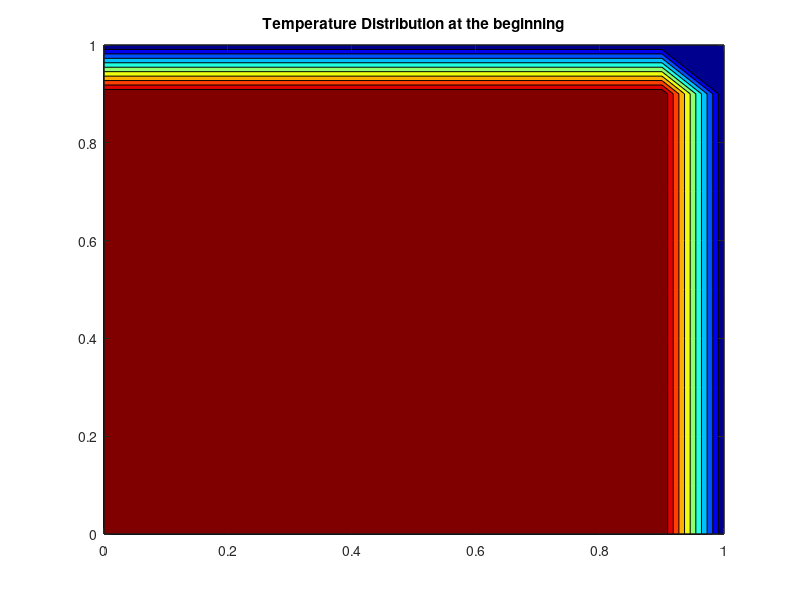
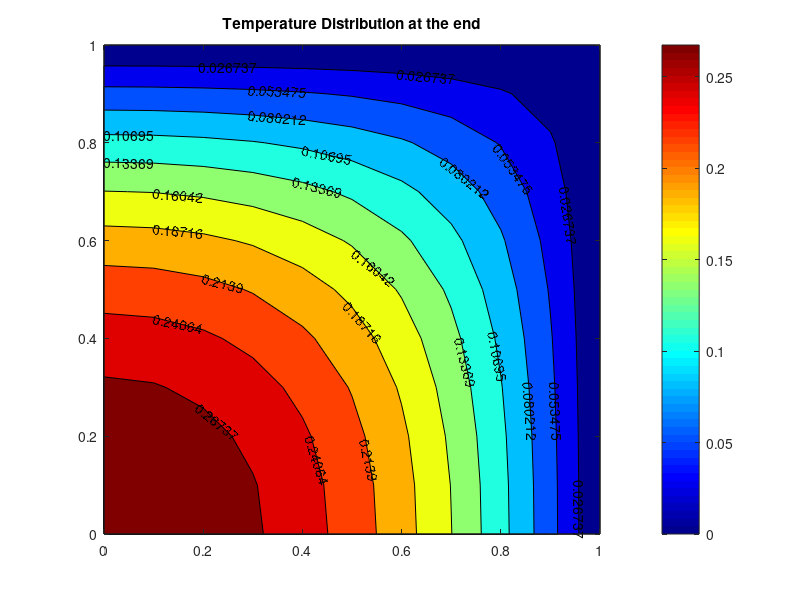

Write the MATLAB code that produced these figures, in order.
clear all
clc
nodes_x=11; %Number of nodes in the x direction
nodes_y=11; %Number of nodes in the y direction
x=linspace(0,1,nodes_x); %Grid
y=linspace(0,1,nodes_y);
L=1; %Length
no_of_iter=0; %Number of iterations
d_x=L/(nodes_x-1); %Distance between two grid points in x and y
d_y=L/(nodes_y-1);
beta=d_x/d_y; 
%Initializing the 'T' matrix that is the temperature distribution
T=ones(nodes_y,nodes_x); 
for i=1:nodes_x
    for j=1:nodes_y
        
        if(i==nodes_x)   %boundary condition for right boundary
            T(i,j)=0;
        end
        
        if(j==nodes_y)   %boundary condition for top boundary
            T(i,j)=0;
        end
    end
end
%'T' values initialized and plotting the countours
figure(1)
contourf(x,y,T);colormap(jet);
title(sprintf('Temperature Distribution at the beginning'));
%Fixing the temperature values in Told
Told=T;
%Enter the method Point Gauss-Siedal or Point successize over-relaxation
method=3;
%1-Jacobi
%2 - PGS
%3-PSOR
%Setting error to be a high value
error=9e9;
%Setting the tolerance value (This affects the accuracy and time for
%convergence)
tol=1e-06;
if(method==1)
    while(error>tol) %Outer loop checking for convergence
                for i=2:nodes_x-1
                    for j=2:nodes_y-1 % A function that goes along the x direction , row by row and applies the central differenced scheme to obtain the values of T(i,j)
                        T(i,j)=(1/(2+2*beta*beta))*(Told(i+1,j) + Told(i-1,j) + beta*beta*(Told(i,j+1) + Told(i,j-1))+(d_x*d_x));
                    end
                end
                
                for j=2:nodes_y-1 %Left Boundary
                    T(1,j)=(1/(2+2*beta*beta))*(Told(2,j) + Told(2,j) + beta*beta*(Told(1,j+1) + Told(1,j-1))+(d_x*d_x));
                end
                for i=2:nodes_x-1 %Bottom Boundary
                     T(i,1)=1/(2+2*beta*beta)*(Told(i+1,1) + Told(i-1,1) + beta*beta*(Told(i,2) + Told(i,2))+(d_x*d_x));
                end
                T(1,1)=1/(2+2*beta*beta)*(T(2,1) + T(2,1) + beta*beta*(T(1,2) + T(1,2))+(d_x*d_x)); %Corner Point
                error1=max(abs(Told-T)); %A matrix(1x6) of errors stored in error1
                error=max(error1);%Obtains the final value of the error.
                Told=T; %Fixing the Told values to the latest iteration
                no_of_iter=no_of_iter+1%Incrementing the number of iterations
                    


    end
end

if(method==2)
    while(error>tol) %Outer loop checking for convergence
                for i=2:nodes_x-1
                    for j=2:nodes_y-1 % A function that goes along the x direction , row by row and applies the central differenced scheme to obtain the values of T(i,j)
                        T(i,j)=(1/(2+2*beta*beta))*(Told(i+1,j) + T(i-1,j) + beta*beta*(Told(i,j+1) + T(i,j-1))+(d_x*d_x));
                    end
                end
                
                for j=2:nodes_y-1 %Left Boundary
                    T(1,j)=(1/(2+2*beta*beta))*(T(2,j) + T(2,j) + beta*beta*(Told(1,j+1) + T(1,j-1))+(d_x*d_x));
                end
                for i=2:nodes_x-1 %Bottom Boundary
                     T(i,1)=1/(2+2*beta*beta)*(Told(i+1,1) + T(i-1,1) + beta*beta*(T(i,2) + T(i,2))+(d_x*d_x));
                end
                T(1,1)=1/(2+2*beta*beta)*(T(2,1) + T(2,1) + beta*beta*(T(1,2) + T(1,2))+(d_x*d_x)); %Corner Point
                error1=max(abs(Told-T)); %A matrix(1x6) of errors stored in error1
                error=max(error1);%Obtains the final value of the error.
                Told=T; %Fixing the Told values to the latest iteration
                no_of_iter=no_of_iter+1%Incrementing the number of iterations
                    


    end
 end

 if(method==3)
    w=1.8; %Setting the value of 'w' 
    while(error>tol)%Outer loop checking for convergence
                for i=2:nodes_x-1 % A function that goes along the x direction , row by row and applies the central differenced scheme to obtain the values of T(i,j)
                    for j=2:nodes_y-1
                        T(i,j)= ((1-w)*Told(i,j))+(w/(2+2*beta*beta)*(Told(i+1,j) + T(i-1,j) + beta*beta*(Told(i,j+1) + T(i,j-1))+(d_x*d_x)));
                    end
                end
               
                for j=2:nodes_y-1 %Left Boundary
                     T(1,j)= ((1-w)*Told(1,j))+(w/(2+2*beta*beta)*(T(2,j) + T(2,j) + beta*beta*(Told(1,j+1) + T(1,j-1))+(d_x*d_x)));
                end

                for i=2:nodes_x-1 %Bottom Boundary
                    T(i,1)= ((1-w)*Told(i,1))+(w/(2+2*beta*beta)*(Told(i+1,1) + T(i-1,1) + beta*beta*(T(i,2) + T(i,2))+(d_x*d_x)));
                end
                 T(1,1)= ((1-w)*Told(1,1))+(w/(2+2*beta*beta)*(T(2,1) + T(2,1) + beta*beta*(T(1,2) + T(1,2))+(d_x*d_x))); %Corner Point
                  error1=max(abs(Told-T)); %A matrix(1x6) of errors stored in error1
                error=max(error1);%Obtains the final value of the error.
                Told=T;%Fixing the Told values to the latest iteration
                no_of_iter=no_of_iter+1 %Incrementing the number of iterations
    

    end
end
figure(2) %Plotting the final temperature countor.
contourf(x,y,T,10,'showText','on');colormap(jet);
colorbar;
title(sprintf('Temperature Distribution at the end'));